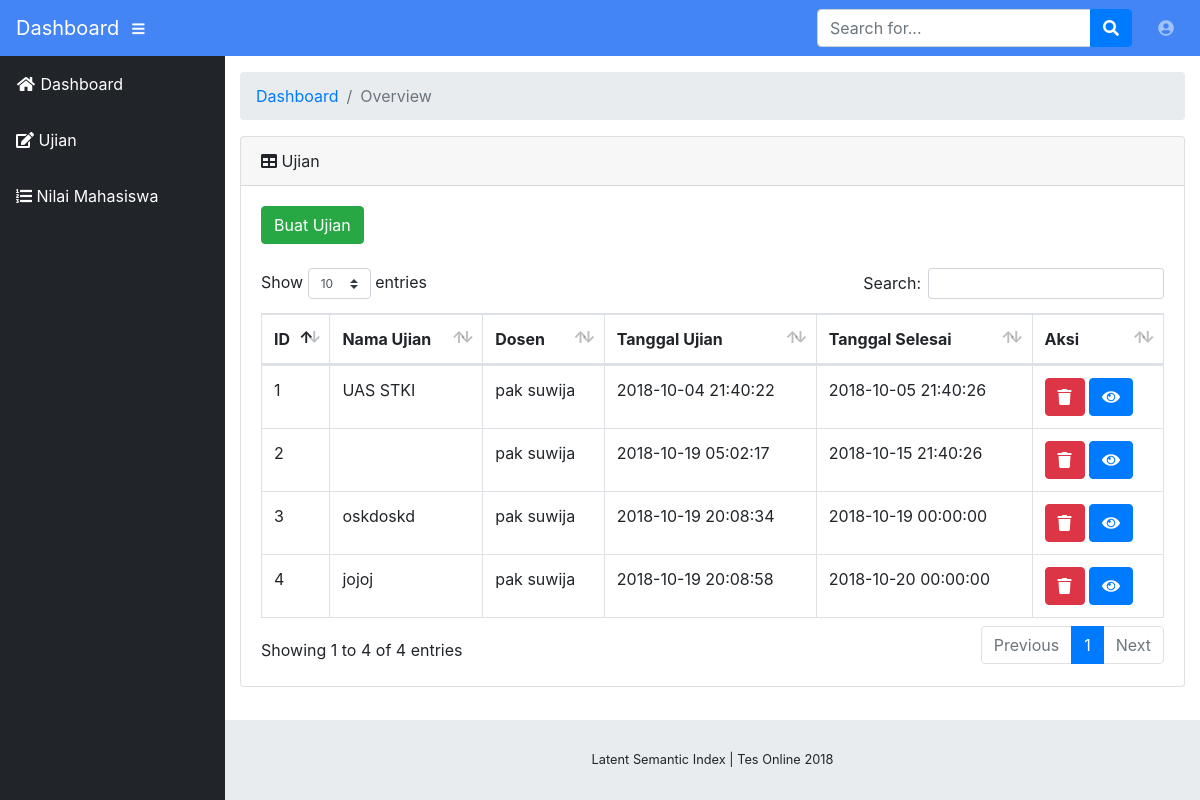
Before: /include/dosen/index.php?page=ujian with the older database file.
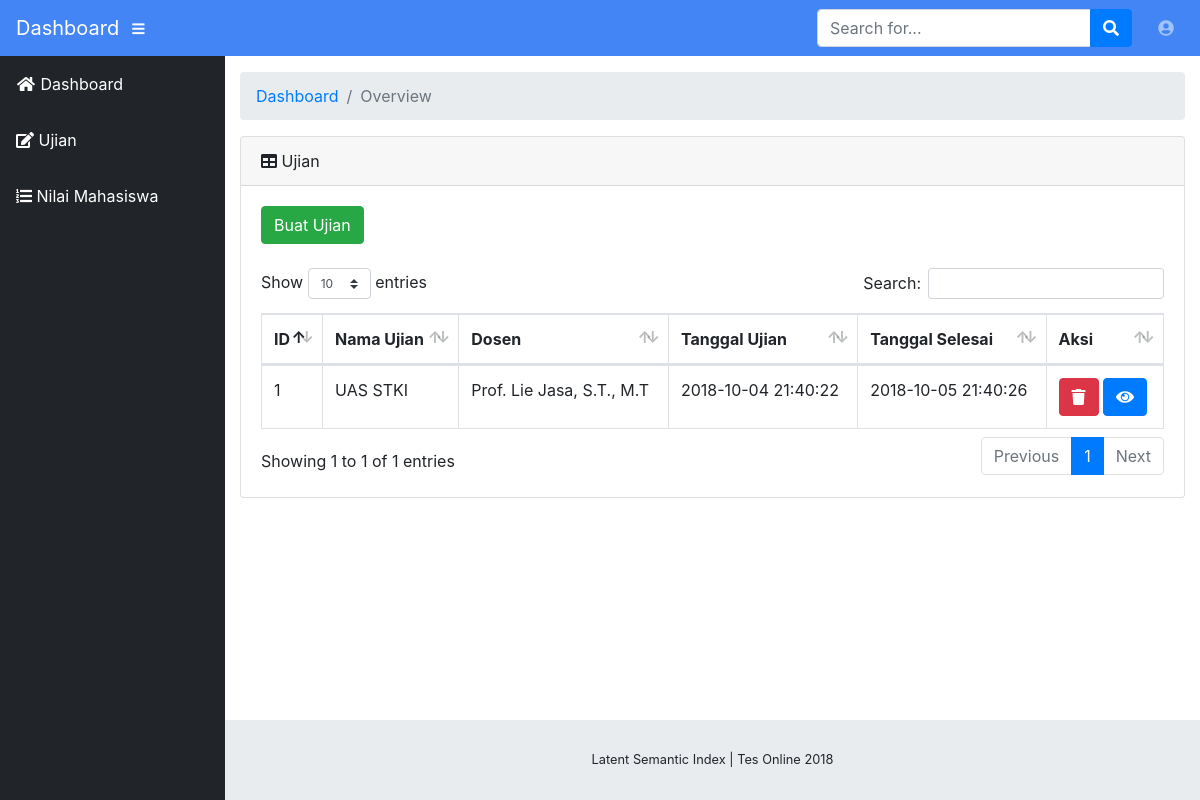
After: the same page with the newer database file.
### tables this page shows
CREATE TABLE `tb_ujian` (
  `id_ujian` int(10) NOT NULL AUTO_INCREMENT,
  `nama_ujian` varchar(255) DEFAULT NULL,
  `tgl_buat_ujian` datetime DEFAULT NULL,
  `tgl_selesai_ujian` datetime DEFAULT NULL,
  `id_dosen` int(11) DEFAULT NULL,
  PRIMARY KEY (`id_ujian`),
  KEY `id_dosen` (`id_dosen`),
  CONSTRAINT `tb_ujian_ibfk_1` FOREIGN KEY (`id_dosen`) REFERENCES `tb_dosen` (`id_dosen`)
);

CREATE TABLE `tb_dosen` (
  `id_dosen` int(10) NOT NULL AUTO_INCREMENT,
  `nama_dosen` varchar(255) DEFAULT NULL,
  `username_dosen` varchar(255) DEFAULT NULL,
  `password_dosen` varchar(255) DEFAULT NULL,
  PRIMARY KEY (`id_dosen`)
);

### include/dosen/content_ujian.php (the view)
<div class="card mb-3">
	<div class="card-header">
		<i class="fas fa-table"></i> Ujian
	</div>
	<div class="card-body">
		<a class="btn-success btn" href="?page=ujian&aksi=buat_ujian">Buat Ujian</a><br /><br />
		<div class="table-responsive">
			<table class="table table-bordered" id="dataTable" width="100%" cellspacing="0">
				<thead>
					<tr>
						<th>ID</th>
						<th>Nama Ujian</th>
						<th>Dosen</th>
						<th>Tanggal Ujian</th>
						<th>Tanggal Selesai</th>
						<th>Aksi</th>
					</tr>
				</thead>
				<tbody>
					<?php
						$semua_ujian = mysqli_query($conn, "SELECT * FROM tb_ujian INNER JOIN tb_dosen ON tb_ujian.`id_dosen`=tb_dosen.`id_dosen`");
						foreach ($semua_ujian as $ujian) {
					?>
					<tr>
						<td><?php echo $ujian['id_ujian']?></td>
						<td><?php echo $ujian['nama_ujian']?></td>
						<td><?php echo $ujian['nama_dosen']?></td>
						<td><?php echo $ujian['tgl_buat_ujian']?></td>
						<td><?php echo $ujian['tgl_selesai_ujian']?></td>
						<td>
							<a class="btn btn-danger" href="javascript:void(o)">
								<i class="fas fa-trash"></i>
							</a>
							<a class="btn btn-primary" href="?page=ujian&id_ujian=<?php echo $ujian['id_ujian'] ?>">
								<i class="fas fa-eye"></i>
							</a>
						</td>
					</tr>
					<?php
						}
					?>
				</tbody>
			</table>
		</div>
	</div>
</div>

Changed rows visible on the page:
removed tb_ujian: id_ujian "2", id_dosen.nama_dosen "pak suwija", tgl_buat_ujian "2018-10-19 05:02:17", tgl_selesai_ujian "2018-10-15 21:40:26"
removed tb_ujian: id_ujian "3", nama_ujian "oskdoskd", id_dosen.nama_dosen "pak suwija", tgl_buat_ujian "2018-10-19 20:08:34", tgl_selesai_ujian "2018-10-19 00:00:00"
removed tb_ujian: id_ujian "4", nama_ujian "jojoj", id_dosen.nama_dosen "pak suwija", tgl_buat_ujian "2018-10-19 20:08:58", tgl_selesai_ujian "2018-10-20 00:00:00"
changed through a linked row, tb_ujian "UAS STKI": id_dosen.nama_dosen "pak suwija" → "Prof. Lie Jasa, S.T., M.T"
Other visible differences:
text written by a page script: "Show entries Search: Showing 1 to 4 of 4 entries Previous 1 Next" → "Show entries Search: Showing 1 to 1 of 1 entries Previous 1 Next"
